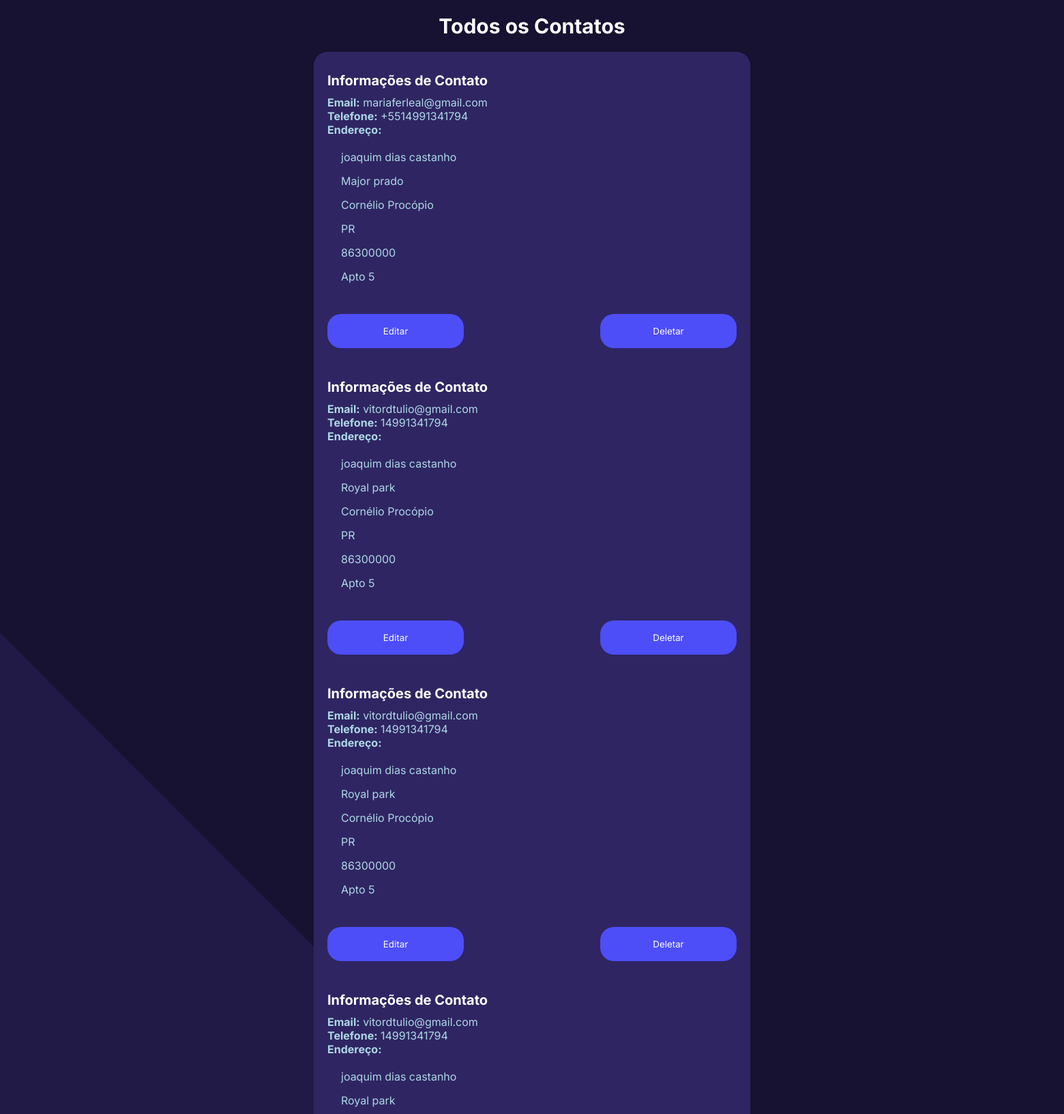
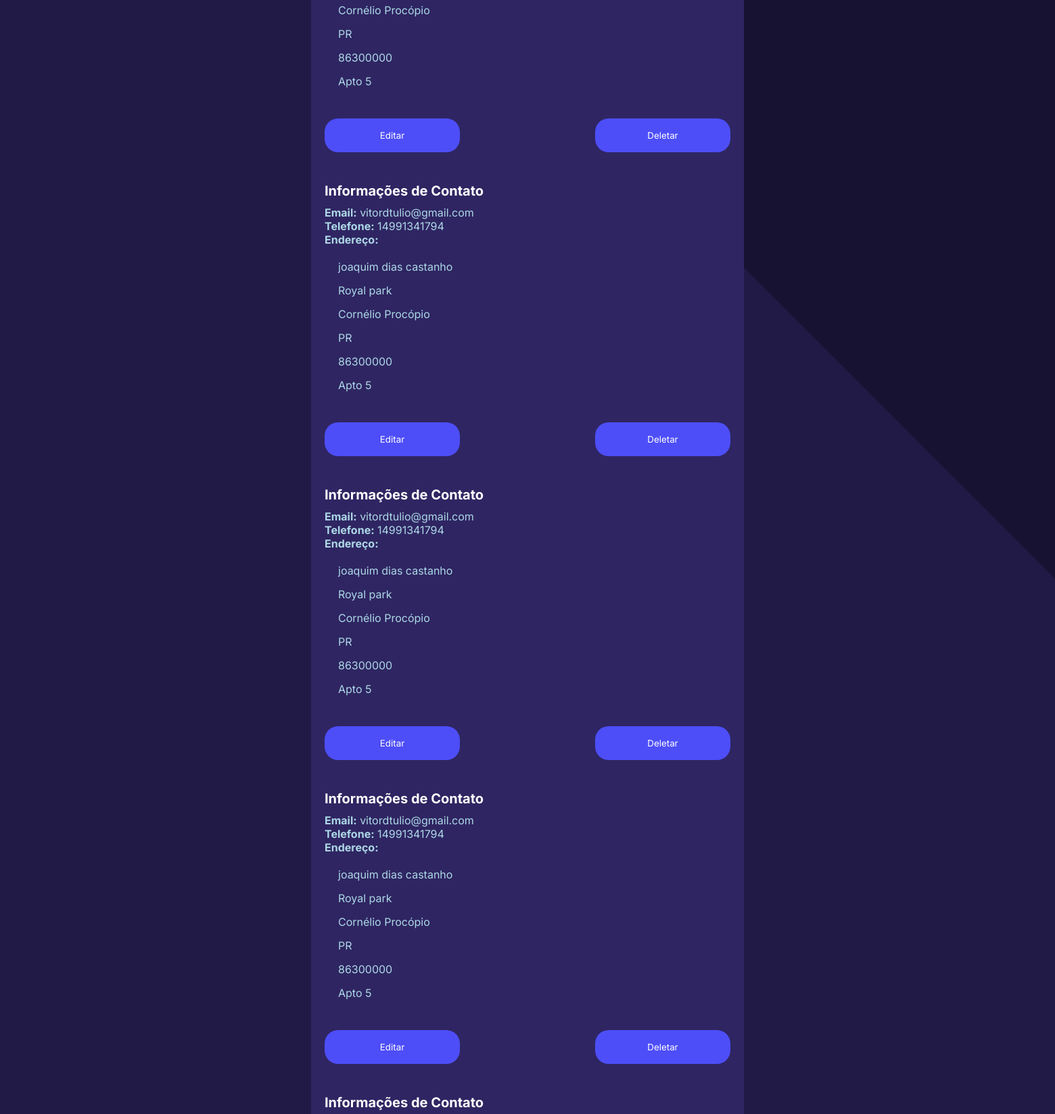
Screenshot of /recrutamento/contatos/ (upper part) with the database file from the repository (2 pictures, top to bottom).
### recrutamento/models.py (models this page shows, shortened)
class Contact(models.Model):
    email = models.EmailField(validators=[validate_email])#Validação de email
    phone_number = PhoneNumberField(blank=True)#validação de telefone
    rua = models.CharField(max_length=200)
    bairro = models.CharField(max_length=200)
    cidade = models.CharField(max_length=200)
    estado = models.CharField(max_length=2)
    cep = models.CharField(max_length=8)
    complemento = models.CharField(max_length=200)

### recrutamento/views.py (the view)
# urls.py: path("contatos/", views.contacts, name="contacts"),
def contacts(request):
    all_contacts = Contact.objects.all()#Acessa todos os contatos
    template = loader.get_template("recrutamento/contacts/contatos.html")#Carrega o template de contatos
    context = {
        "all_contacts": all_contacts,
    }
    return HttpResponse(template.render(context, request))#Renderiza o conteudo e a pagina

### recrutamento/templates/recrutamento/contacts/contatos.html (shortened to what this page needs)
<!DOCTYPE html>
<html>
<head>
</head>
<body>
    <h1>Todos os Contatos</h1>
    {% if all_contacts %}
        <ul>
            {% for contato in all_contacts %}
                <li>
                    <h3>Informações de Contato</h3>
                    <strong>Email:</strong> {{ contato.email }}<br>
                    <strong>Telefone:</strong> {{ contato.phone_number }}<br>
                    <strong>Endereço:</strong>
                    <ul>
                        <li>{{ contato.rua }}</li>
                        <li>{{ contato.bairro }}</li>
                        <li>{{ contato.cidade }}</li>
                        <li>{{ contato.estado }}</li>
                        <li>{{ contato.cep }}</li>
                        <li>{{ contato.complemento }}</li>
                    </ul>
                    <div class="button-container">
                        <form action="{% url 'update_contact' contato.id %}" method='GET' style="display:inline;">
                            <button type="submit">Editar</button>
                        </form>
                        <form action="{% url 'confirm_delete_contact' contato.id %}" method="GET" style="display:inline;">
                            <button type="submit">Deletar</button>
                        </form>
                    </div>
                </li>
                <br>
            {% endfor %}
        </ul>
    {% else %}
        <p>No contacts available.</p>
    {% endif %}
</body>
</html>

### recrutamento/templates/recrutamento/contacts/contatos.html (style rules this page uses)
body { background-color: #171231; font-family: 'Inter', sans-serif; margin: 0; padding: 0; height: 100vh; display: flex; flex-direction: column; align-items: center; z-index: 3; }
h1 { color: white; font-size: 30px; margin: 20px 0; z-index: 3; text-align: center; }
h3 { color: white; font-size: 20px; margin: 10px 0; z-index: 3; }
ul { background-color: #2f2562; border-radius: 20px; padding: 20px; list-style-type: none; width: 600px; max-width: 90%; z-index: 3; margin: 0; }
li { color: lightblue; margin-bottom: 15px; z-index: 3; }
.button-container { display: flex; justify-content: space-between; margin-top: 10px; }
button { font-family: 'Inter', sans-serif; background-color: #4d4ef8; color: white; padding: 14px 20px; border: none; cursor: pointer; width: 200px; height: 50px; border-radius: 20px; z-index: 3; }

### rows the page displays
Contact: email "mariaferleal@gmail.com", phone_number "+5514991341794", rua "joaquim dias castanho", bairro "Major prado", cidade "Cornélio Procópio", estado "PR", cep "86300000", complemento "Apto 5"
Contact: email "vitordtulio@gmail.com", phone_number "14991341794", rua "joaquim dias castanho", bairro "Royal park", cidade "Cornélio Procópio", estado "PR", cep "86300000", complemento "Apto 5"
Contact: email "vitordtulio@gmail.com", phone_number "14991341794", rua "joaquim dias castanho", bairro "Royal park", cidade "Cornélio Procópio", estado "PR", cep "86300000", complemento "Apto 5"
Contact: email "vitordtulio@gmail.com", phone_number "14991341794", rua "joaquim dias castanho", bairro "Royal park", cidade "Cornélio Procópio", estado "PR", cep "86300000", complemento "Apto 5"
Contact: email "vitordtulio@gmail.com", phone_number "14991341794", rua "joaquim dias castanho", bairro "Royal park", cidade "Cornélio Procópio", estado "PR", cep "86300000", complemento "Apto 5"
Contact: email "vitordtulio@gmail.com", phone_number "14991341794", rua "joaquim dias castanho", bairro "Royal park", cidade "Cornélio Procópio", estado "PR", cep "86300000", complemento "Apto 5"
Contact: email "vitordtulio@gmail.com", phone_number "14991341794", rua "joaquim dias castanho", bairro "Royal park", cidade "Cornélio Procópio", estado "PR", cep "86300000", complemento "Apto 5"
